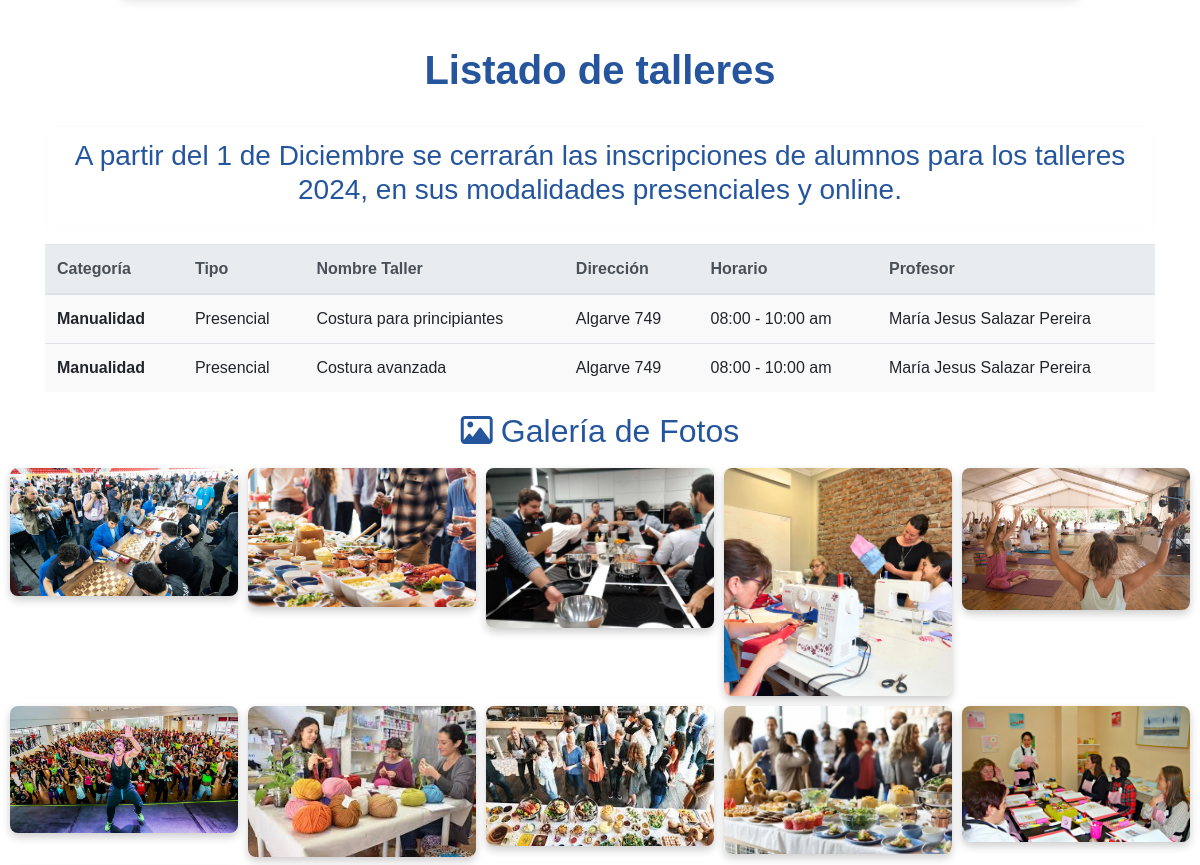
The page /talleres/ (middle part) on the database as committed earlier.
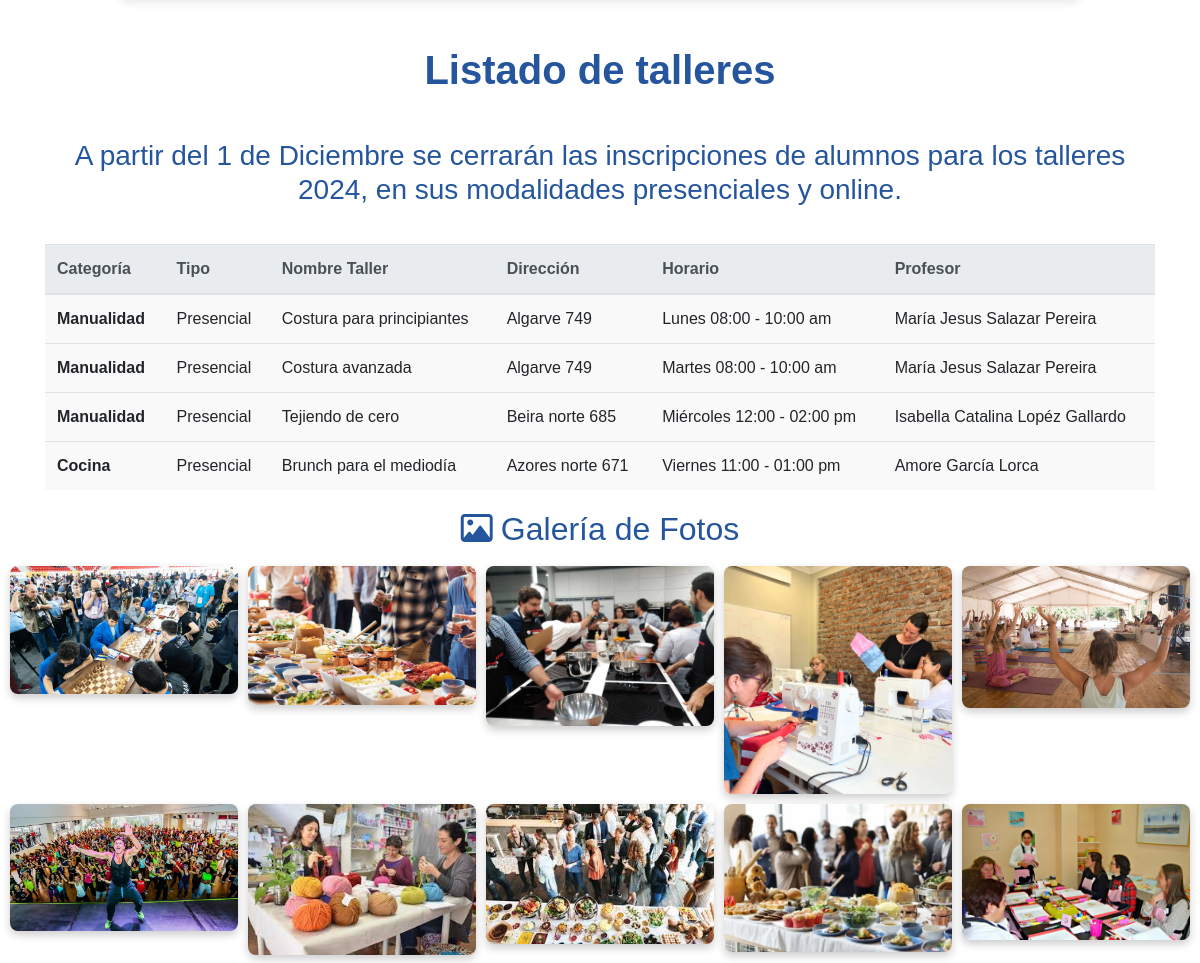
The same page on the database as committed later.
### usuario/models.py (models this page shows, shortened)
class Taller(models.Model):
    categoria = models.CharField(max_length=100)
    tipo = models.CharField(max_length=100)
    nombreTaller = models.CharField(max_length=100)
    direccion = models.CharField(max_length=100)
    horario1 = models.CharField(max_length=50)
    profesor = models.CharField(max_length=100)

### usuario/views.py (the view)
# urls.py: path('talleres/', views.Taller_view, name='taller'),
def Taller_view(request):
    talleres = Taller.objects.all()
    return render(request, 'taller.html', {'talleres': talleres})

### usuario/templates/taller.html (shortened to what this page needs)
<!DOCTYPE html>
<html lang="en">
<head>
    <link rel="stylesheet" href="https://cdn.jsdelivr.net/npm/bootstrap@4.6.2/dist/css/bootstrap.min.css">
    {% load static %}
    <link href="https://cdnjs.cloudflare.com/ajax/libs/font-awesome/6.0.0/css/all.min.css" rel="stylesheet">
     <link href="https://cdnjs.cloudflare.com/ajax/libs/lightbox2/2.11.3/css/lightbox.min.css" rel="stylesheet">
</head>
</head>
<body style="background-color:#ffffff;">
<br>
<br>
      <h1 class="text-center" style="color: #25559d; font-weight: bold;">Listado de talleres</h1>
      <br>
      <div class="container">
      <div class="alert alert-info" role="alert" style="background-color: #ffffff; border-color: #fcfcfc;" >
        <h3 style="text-align:center;color: #25559d;">A partir del 1 de Diciembre se cerrarán las inscripciones de alumnos para los talleres 2024, en sus modalidades presenciales y online.</h3>
      </div>
    <table class="table" style="background-color: rgb(250, 249, 249);">
        <thead class="thead-light ">
          <tr>
            <th scope="col">Categoría</th>
            <th scope="col">Tipo</th>
            <th scope="col">Nombre Taller</th>
            <th scope="col">Dirección</th>
            <th scope="col">Horario</th>
            <th scope="col">Profesor</th>
          </tr>
        </thead>
        <tbody>
          {% for taller in talleres %}
          <tr>
            <th>{{ taller.categoria }}</th>
            <td >{{ taller.tipo }}</td>
            <td>{{ taller.nombreTaller }}</td>
            <td>{{ taller.direccion }}</td>
            <td>{{ taller.horario1 }}</td>
            <td>{{ taller.profesor }}</td>
          </tr>
          {% empty %}
          <tr>
            <td colspan="5" class="text-center">No hay Talleres registrados.</td>
          </tr>
          {% endfor %}
        </tbody>
      </table>
    </div>
    <h2>
      <i class="fa-regular fa-image" style="margin-right: 8px;"></i>Galería de Fotos
  </h2>
  <div class="gallery">
    <img src="{% static 'image/ajedrez.jpeg' %}" alt="Foto 1">
    <img src="{% static 'image/brunch.jpg' %}" alt="Foto 2">
    <img src="{% static 'image/cocina.webp' %}" alt="Foto 3">
    <img src="{% static 'image/costura.webp' %}" alt="Foto 4">
    <img src="{% static 'image/yoga.jpg' %}" alt="Foto 5">
    <img src="{% static 'image/zumba2.jpg' %}" alt="Foto 6">
    <img src="{% static 'image/tejido.jpg' %}" alt="Foto 7">
    <img src="{% static 'image/brunch2.jpeg' %}" alt="Foto 8">
    <img src="{% static 'image/brunch3.webp' %}" alt="Foto 9">
    <img src="{% static 'image/galletas2.jpg' %}" alt="Foto 10">
</div>
</body>
</html>

### usuario/templates/taller.html (style rules this page uses)
body { font-family: Arial, sans-serif; margin: 0; padding: 0; }
h2 { text-align: center; color: #25559d; margin-top: 20px; }
.gallery { display: grid; grid-template-columns: repeat(auto-fit, minmax(200px, 1fr)); gap: 10px; padding: 10px; }
.gallery img { width: 100%; height: auto; border-radius: 8px; box-shadow: 0 4px 8px rgba(0, 0, 0, 0.2); transition: transform 0.3s, box-shadow 0.3s; }

Rows that differ between the two databases and show on the page:
changed Taller "Costura para principiantes": horario1 "08:00 - 10:00 am" → "Lunes 08:00 - 10:00 am"
changed Taller "Costura avanzada": horario1 "08:00 - 10:00 am" → "Martes 08:00 - 10:00 am"
added Taller: categoria "Manualidad", tipo "Presencial", nombreTaller "Tejiendo de cero", direccion "Beira norte 685", horario1 "Miércoles 12:00 - 02:00 pm", profesor "Isabella Catalina Lopéz Gallardo"
added Taller: categoria "Cocina", tipo "Presencial", nombreTaller "Brunch para el mediodía", direccion "Azores norte 671", horario1 "Viernes 11:00 - 01:00 pm", profesor "Amore García Lorca"
